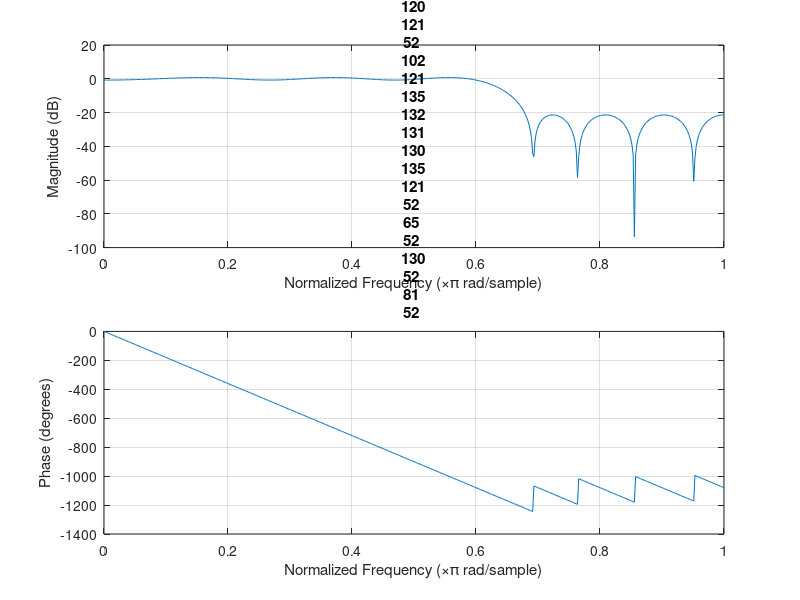
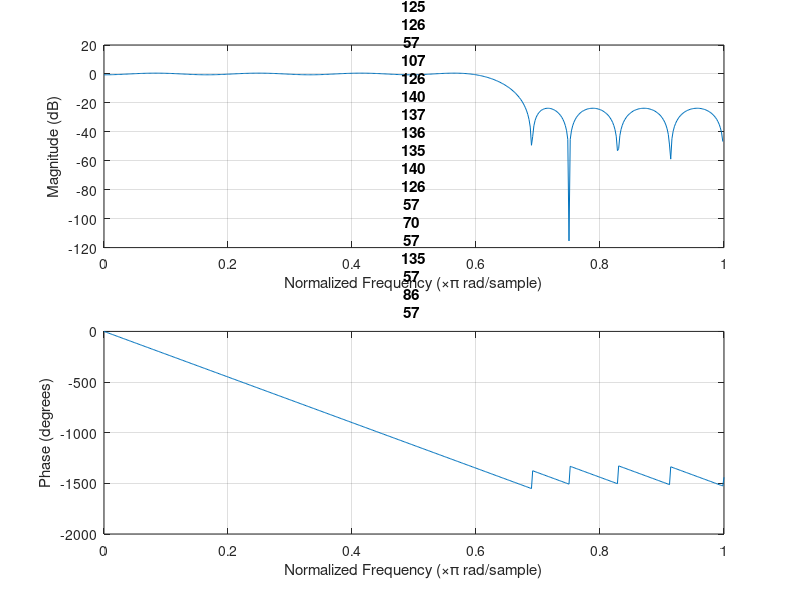
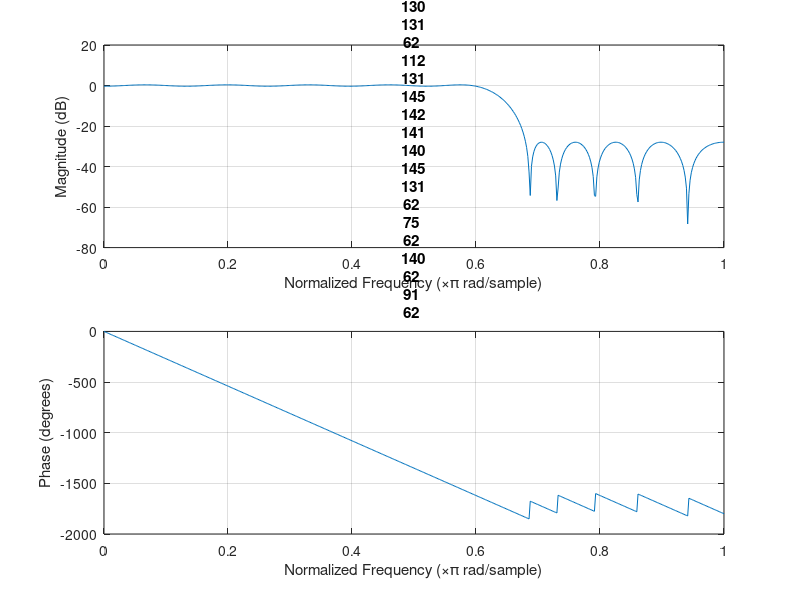
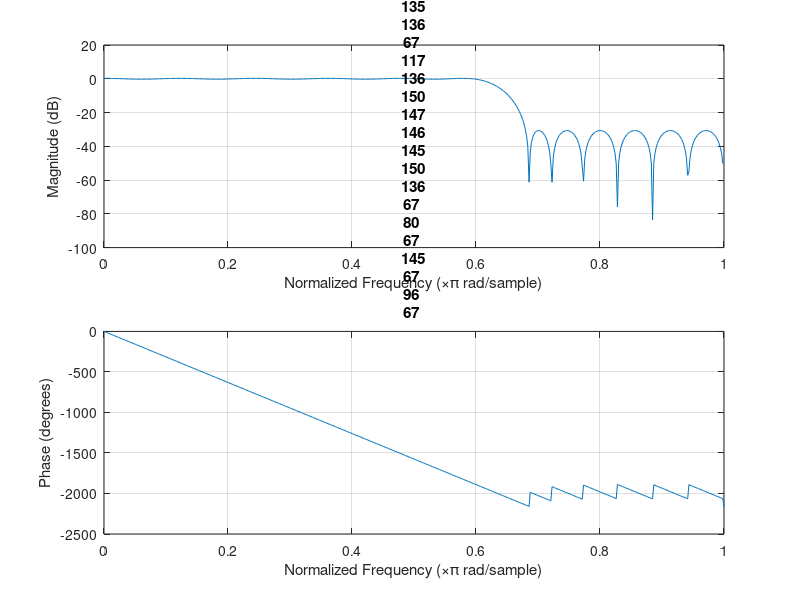

Write MATLAB code to recreate these figures, in order.
%   Author: Luke Canny 19339166
%   Date:   16/11/22
%   Description: This script generates the required plots for Part B of
%   Assignment 2 EE445 (Digital Signal Processing)
%
close all
% Declaring inital variables
fsamp           = 10000;    % Sampling Frequency
fcut            = 3000;     % Cut-off Frequency
transitionBW    = 400;      % Transition Bandwidth
gainStop        = 0;        % Stopband Gain

% Deriving variables required to use firpm function
f = [0 fcut/(fsamp/2) (fcut+transitionBW)/(fsamp/2) 1];
a = [1 1 0 0];

% For loop runs 6 times - i used to derive n = 20, 25, 30...50
for i = 1:7
    figure;
    n = 15 + (i * 5);
    % Applying firpm function
    b = firpm(n, f, a);
    freqz(b,1,512);
    title("Plot of Magnitude Response - n = " + n);
end